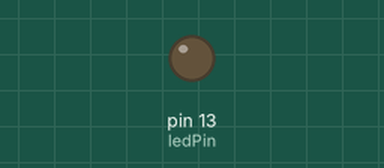
Simulated run of this sketch. Board: Arduino Uno, built with avr-gcc and run on an emulated ATmega328P. On the bench: output pins drawn as LEDs (lit = HIGH).

Above: at 1.5 s.
At 6.15 s:
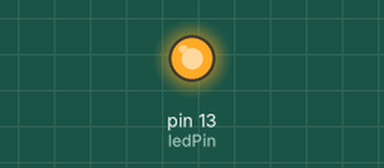
Timing chart, 0 to 8.2 s (numbered marks = the images above):
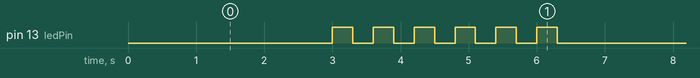

The sketch:

basicBlink.ino
```cpp
int ledPin = 13;

void setup()
{
  pinMode(ledPin, OUTPUT);
}
void loop()
{
  digitalWrite(ledPin, LOW);
  delay(3000);
  digitalWrite(ledPin, HIGH);
  delay(300);
    digitalWrite(ledPin, LOW);
  delay(300);
  digitalWrite(ledPin, HIGH);
  delay(300);
      digitalWrite(ledPin, LOW);
  delay(300);
    digitalWrite(ledPin, HIGH);
  delay(300);
    digitalWrite(ledPin, LOW);
  delay(300);
  digitalWrite(ledPin, HIGH);
  delay(300);
      digitalWrite(ledPin, LOW);
  delay(300);
    digitalWrite(ledPin, HIGH);
  delay(300);
    digitalWrite(ledPin, LOW);
  delay(300);
  digitalWrite(ledPin, HIGH);
  delay(300);

}
```

Measured:
- by itself, pin 13 (ledPin): repeats every 6.3 s: 5 × (LOW 0.30 s, HIGH 0.30 s), LOW 3.0 s, HIGH 0.30 s
- by itself, everything shown: repeats every 6.3 s, in 12 steps
